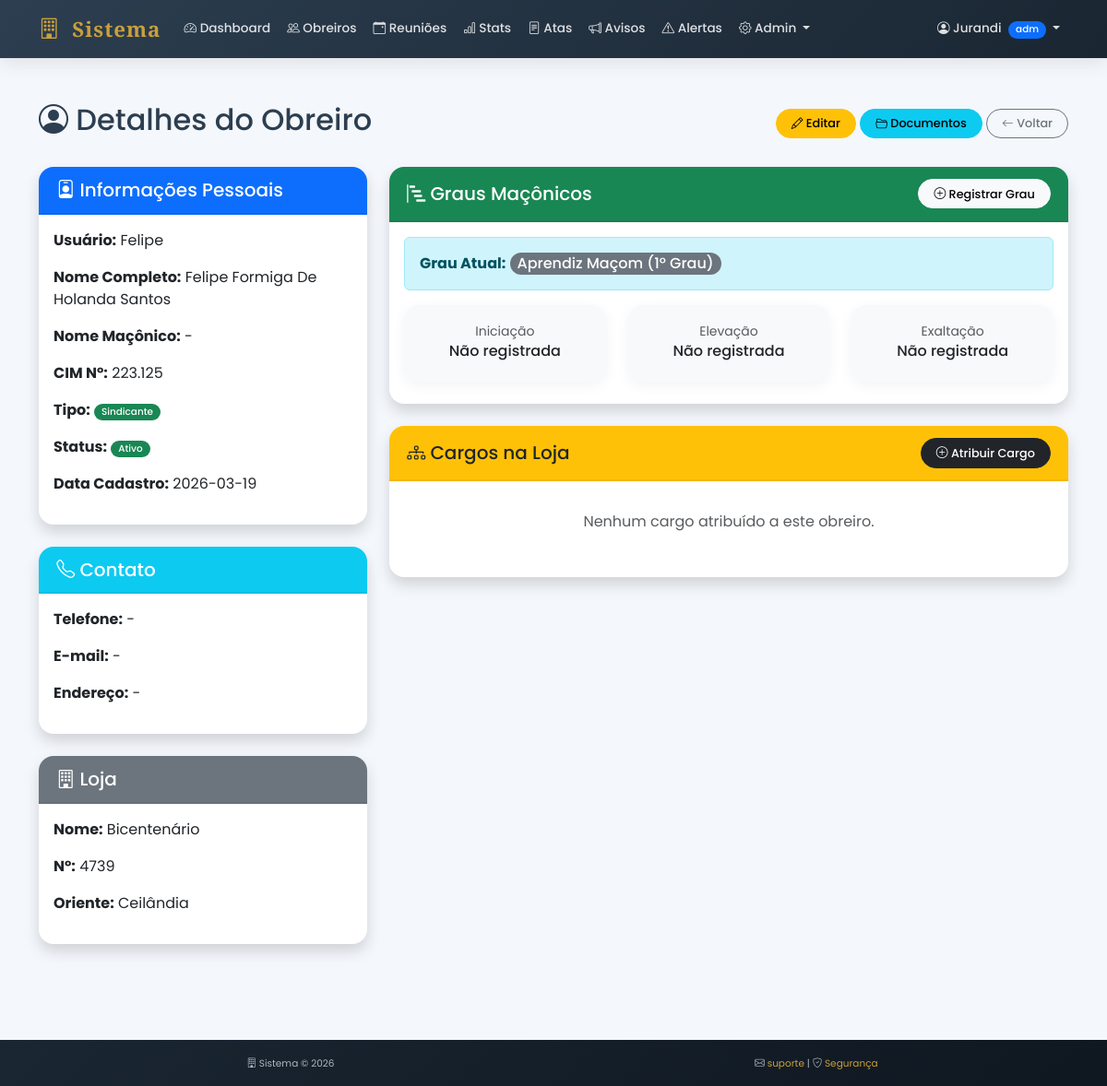
The app's page /obreiros/5 (signed in) with its own data.
### tables this page shows
CREATE TABLE usuarios (
        id INTEGER PRIMARY KEY AUTOINCREMENT,
        usuario TEXT UNIQUE NOT NULL,
        senha_hash TEXT NOT NULL,
        tipo TEXT NOT NULL,
        data_cadastro TEXT NOT NULL,
        nome_completo TEXT,
        cim_numero TEXT,
        loja_nome TEXT,
        loja_numero TEXT,
        loja_orient TEXT,
        ativo INTEGER DEFAULT 1
    , nome_maconico TEXT, grau_atual INTEGER DEFAULT 1, data_iniciacao DATE, data_elevacao DATE, data_exaltacao DATE, telefone TEXT, email TEXT, endereco TEXT, foto TEXT);

### app.py (the view)
@app.route("/obreiros/<int:id>")
@login_required
def visualizar_obreiro(id):
    conn = get_db()
    cursor = conn.cursor()
    cursor.execute("""
        SELECT u.*, l.nome as loja_nome_completo
        FROM usuarios u
        LEFT JOIN lojas l ON u.loja_nome = l.nome
        WHERE u.id = ?
    """, (id,))
    obreiro = cursor.fetchone()
    if not obreiro:
        flash("Obreiro não encontrado", "danger")
        return redirect("/obreiros")
    if session["tipo"] != "admin" and session["user_id"] != id:
        flash("Você não tem permissão para visualizar este obreiro", "danger")
        return redirect("/obreiros")
    cursor.execute("""
        SELECT oc.*, c.nome as cargo_nome, c.sigla
        FROM ocupacao_cargos oc
        JOIN cargos c ON oc.cargo_id = c.id
        WHERE oc.obreiro_id = ? AND oc.ativo = 1
        ORDER BY oc.data_inicio DESC
    """, (id,))
    cargos = cursor.fetchall()
    cursor.execute("""
        SELECT * FROM historico_graus
        WHERE obreiro_id = ?
        ORDER BY data DESC
    """, (id,))
    historico_graus = cursor.fetchall()
    cargos_disponiveis = []
    if session["tipo"] == "admin":
        cursor.execute("SELECT * FROM cargos WHERE ativo = 1 ORDER BY ordem")
        cargos_disponiveis = cursor.fetchall()
    conn.close()
    return render_template("obreiros/visualizar.html",
                          obreiro=obreiro,
                          cargos=cargos,
                          historico_graus=historico_graus,
                          cargos_disponiveis=cargos_disponiveis,
                          pode_editar=(session["tipo"] == "admin" or session["user_id"] == id))

### app.py (called while the page is built)
@app.context_processor
def inject_global():
    return {'datetime': datetime, 'now': datetime.now()}

def login_required(f):
    @wraps(f)
    def decorated_function(*args, **kwargs):
        if "usuario" not in session:
            flash("Faça login para acessar esta página", "warning")
            return redirect("/")
        return f(*args, **kwargs)
    return decorated_function

def get_db():
    conn = sqlite3.connect("banco.db")
    conn.row_factory = sqlite3.Row
    return conn

### templates/obreiros/visualizar.html (shortened to what this page needs)
{% extends "base.html" %}
{% block content %}
<div class="container-fluid py-4">
    <div class="container">
        <div class="d-flex justify-content-between align-items-center mb-4 flex-wrap gap-2">
            <h2>
                <i class="bi bi-person-circle"></i>
                Detalhes do Obreiro
            </h2>
            <div>
                {% if pode_editar %}
                <a href="/obreiros/{{ obreiro.id }}/editar" class="btn btn-warning">
                    <i class="bi bi-pencil"></i> Editar
                </a>
                {% endif %}
                <a href="/obreiros/{{ obreiro.id }}/documentos" class="btn btn-info">
                    <i class="bi bi-folder2-open"></i> Documentos
                </a>
                <a href="/obreiros" class="btn btn-outline-secondary">
                    <i class="bi bi-arrow-left"></i> Voltar
                </a>
            </div>
        </div>
        <div class="row">
            <div class="col-md-4 col-12 mb-4">
                <div class="card shadow">
                    <div class="card-header bg-primary text-white">
                        <h5 class="mb-0">
                            <i class="bi bi-person-badge"></i>
                            Informações Pessoais
                        </h5>
                    </div>
                    <div class="card-body">
                        <p><strong>Usuário:</strong> {{ obreiro.usuario }}</p>
                        <p><strong>Nome Completo:</strong> {{ obreiro.nome_completo }}</p>
                        <p><strong>Nome Maçônico:</strong> {{ obreiro.nome_maconico or '-' }}</p>
                        <p><strong>CIM Nº:</strong> {{ obreiro.cim_numero or '-' }}</p>
                        {% if session.tipo == 'admin' %}
                        <p><strong>Tipo:</strong>
                            {% if obreiro.tipo == 'admin' %}
                                <span class="badge bg-danger">Administrador</span>
                            {% elif obreiro.tipo == 'sindicante' %}
                                <span class="badge bg-success">Sindicante</span>
                            {% else %}
                                <span class="badge bg-info">Obreiro</span>
                            {% endif %}
                        </p>
                        <p><strong>Status:</strong>
                            {% if obreiro.ativo == 1 %}
                                <span class="badge bg-success">Ativo</span>
                            {% else %}
                                <span class="badge bg-secondary">Inativo</span>
                            {% endif %}
                        </p>
                        <p><strong>Data Cadastro:</strong> {{ obreiro.data_cadastro[:10] if obreiro.data_cadastro else '-' }}</p>
                        {% endif %}
                    </div>
                </div>
                <div class="card shadow mt-4">
                    <div class="card-header bg-info text-white">
                        <h5 class="mb-0">
                            <i class="bi bi-telephone"></i>
                            Contato
                        </h5>
                    </div>
                    <div class="card-body">
                        <p><strong>Telefone:</strong> {{ obreiro.telefone or '-' }}</p>
                        <p><strong>E-mail:</strong> {{ obreiro.email or '-' }}</p>
                        <p><strong>Endereço:</strong> {{ obreiro.endereco or '-' }}</p>
                    </div>
                </div>
                <div class="card shadow mt-4">
                    <div class="card-header bg-secondary text-white">
                        <h5 class="mb-0">
                            <i class="bi bi-building"></i>
                            Loja
                        </h5>
                    </div>
                    <div class="card-body">
                        <p><strong>Nome:</strong> {{ obreiro.loja_nome or '-' }}</p>
                        <p><strong>Nº:</strong> {{ obreiro.loja_numero or '-' }}</p>
                        <p><strong>Oriente:</strong> {{ obreiro.loja_orient or '-' }}</p>
                    </div>
                </div>
            </div>
            <div class="col-md-8 col-12">
                <div class="card shadow">
                    <div class="card-header bg-success text-white d-flex justify-content-between align-items-center flex-wrap gap-2">
                        <h5 class="mb-0">
                            <i class="bi bi-bar-chart-steps"></i>
                            Graus Maçônicos
                        </h5>
                        {% if session.tipo == 'admin' %}
                        <button type="button" class="btn btn-sm btn-light" data-bs-toggle="modal" data-bs-target="#modalGrau">
                            <i class="bi bi-plus-circle"></i> Registrar Grau
                        </button>
                        {% endif %}
                    </div>
                    <div class="card-body">
                        <div class="alert alert-info">
                            <strong>Grau Atual:</strong>
                            {% if obreiro.grau_atual == 3 %}
                                <span class="badge bg-primary fs-6">Mestre Maçom (3º Grau)</span>
                            {% elif obreiro.grau_atual == 2 %}
                                <span class="badge bg-info fs-6">Companheiro Maçom (2º Grau)</span>
                            {% elif obreiro.grau_atual == 1 %}
                                <span class="badge bg-secondary fs-6">Aprendiz Maçom (1º Grau)</span>
                            {% else %}
                                <span class="badge bg-light text-dark">Não informado</span>
                            {% endif %}
                        </div>
                        <div class="row mt-3">
                            <div class="col-md-4 col-12 mb-2">
                                <div class="card bg-light">
                                    <div class="card-body text-center">
                                        <small class="text-muted">Iniciação</small>
                                        <h6>{{ obreiro.data_iniciacao or 'Não registrada' }}</h6>
                                    </div>
                                </div>
                            </div>
                            <div class="col-md-4 col-12 mb-2">
                                <div class="card bg-light">
                                    <div class="card-body text-center">
                                        <small class="text-muted">Elevação</small>
                                        <h6>{{ obreiro.data_elevacao or 'Não registrada' }}</h6>
                                    </div>
                                </div>
                            </div>
                            <div class="col-md-4 col-12 mb-2">
                                <div class="card bg-light">
                                    <div class="card-body text-center">
                                        <small class="text-muted">Exaltação</small>
                                        <h6>{{ obreiro.data_exaltacao or 'Não registrada' }}</h6>
                                    </div>
                                </div>
                            </div>
                        </div>
                    </div>
                </div>
                <div class="card shadow mt-4">
                    <div class="card-header bg-warning text-dark d-flex justify-content-between align-items-center flex-wrap gap-2">
                        <h5 class="mb-0">
                            <i class="bi bi-diagram-3"></i>
                            Cargos na Loja
                        </h5>
                        {% if session.tipo == 'admin' and cargos_disponiveis %}
                        <button type="button" class="btn btn-sm btn-dark" data-bs-toggle="modal" data-bs-target="#modalCargo">
                            <i class="bi bi-plus-circle"></i> Atribuir Cargo
                        </button>
                        {% endif %}
                    </div>
                    <div class="card-body">
                        {% if cargos %}
                        <div class="table-responsive">
                            <table class="table table-sm">
                                <thead>
                                    <tr><th>Cargo</th><th>Gestão</th><th>Data Início</th><th>Data Fim</th><th>Status</th>{% if session.tipo == 'admin' %}<th>Ações</th>{% endif %}</tr>
                                </thead>
                                <tbody>
                                    {% for c in cargos %}
                                    <tr>
                                        <td><strong>{{ c.cargo_nome }}</strong> ({{ c.sigla }})</td>
                                        <td>{{ c.gestao or '-' }}</td>
                                        <td>{{ c.data_inicio }}</td>
                                        <td>{{ c.data_fim or 'Atual' }}</td>
                                        <td>{% if c.ativo == 1 %}<span class="badge bg-success">Ativo</span>{% else %}<span class="badge bg-secondary">Inativo</span>{% endif %}</td>
                                        {% if session.tipo == 'admin' %}
                                        <td>{% if c.ativo == 1 %}<a href="/obreiros/cargo/{{ c.id }}/remover" class="btn btn-sm btn-outline-danger" onclick="return confirm('Remover este cargo?')"><i class="bi bi-trash"></i></a>{% endif %}</td>
                                        {% endif %}
                                    </tr>
                                    {% endfor %}
                                </tbody>
                            </table>
                        </div>
                        {% else %}
                        <p class="text-muted text-center py-3">Nenhum cargo atribuído a este obreiro.</p>
                        {% endif %}
                    </div>
                </div>
            </div>
        </div>
    </div>
</div>
{% endblock %}

### templates/base.html (style rules this page uses)
:root { --primary: #2c3e50; --secondary: #c9a03d; --dark: #1a2632; --light: #f8f9fa; --accent: #e67e22; }
body { font-family: 'Poppins', sans-serif; background-color: #f4f7fb; color: #2c3e50; }
.card { border: none; border-radius: 16px; box-shadow: 0 4px 15px rgba(0,0,0,0.05); transition: all 0.3s ease; overflow: hidden; }
.card-header { background-color: white; border-bottom: 2px solid rgba(0,0,0,0.05); padding: 0.8rem 1.2rem; font-weight: 600; }
.btn { border-radius: 50px; padding: 0.35rem 1rem; font-weight: 500; font-size: 0.8rem; transition: all 0.3s; }
.badge { padding: 0.25rem 0.5rem; font-weight: 500; border-radius: 20px; font-size: 0.65rem; }

### records on screen
usuarios: usuario "Felipe", nome_completo "Felipe Formiga De Holanda Santos", cim_numero "223.125", data_cadastro "2026-03-19", loja_nome "Bicentenário", loja_numero "4739", loja_orient "Ceilândia"

### other values on screen
{{ session.tipo[:3] }} "adm"
{{ obreiro.nome_maconico or '-' }} "-"
{{ obreiro.telefone or '-' }} "-"
{{ obreiro.email or '-' }} "-"
{{ obreiro.endereco or '-' }} "-"
{{ obreiro.data_iniciacao or 'Não registrada' }} "Não registrada"
{{ obreiro.data_elevacao or 'Não registrada' }} "Não registrada"
{{ obreiro.data_exaltacao or 'Não registrada' }} "Não registrada"
